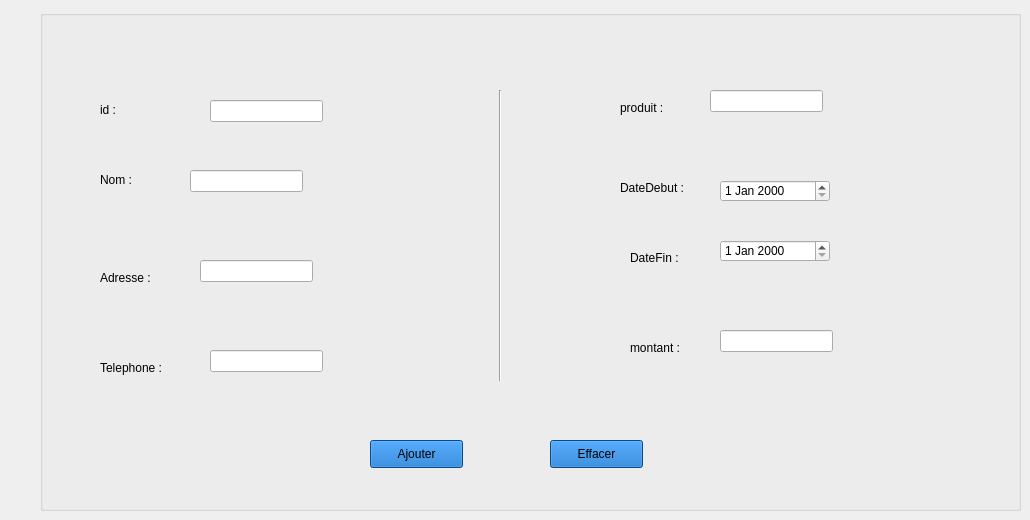
       <widget class="QWidget" name="tab_5">
        <attribute name="title">
         <string>Ajouter</string>
        </attribute>
        <widget class="QGroupBox" name="groupBox">
         <property name="geometry">
          <rect>
           <x>40</x>
           <y>10</y>
           <width>981</width>
           <height>501</height>
          </rect>
         </property>
         <property name="title">
          <string/>
         </property>
         <widget class="QLabel" name="label_31">
          <property name="geometry">
           <rect>
            <x>60</x>
            <y>90</y>
            <width>61</width>
            <height>20</height>
           </rect>
          </property>
          <property name="text">
           <string>id :</string>
          </property>
         </widget>
         <widget class="QLabel" name="label_32">
          <property name="geometry">
           <rect>
            <x>60</x>
            <y>160</y>
            <width>71</width>
            <height>20</height>
           </rect>
          </property>
          <property name="text">
           <string>Nom :</string>
          </property>
         </widget>
         <widget class="QLabel" name="label_33">
          <property name="geometry">
           <rect>
            <x>60</x>
            <y>260</y>
            <width>91</width>
            <height>16</height>
           </rect>
          </property>
          <property name="text">
           <string>Adresse :</string>
          </property>
         </widget>
         <widget class="QLabel" name="label_34">
          <property name="geometry">
           <rect>
            <x>60</x>
            <y>350</y>
            <width>91</width>
            <height>16</height>
           </rect>
          </property>
          <property name="text">
           <string>Telephone :</string>
          </property>
         </widget>
         <widget class="QLabel" name="label_35">
          <property name="geometry">
           <rect>
            <x>580</x>
            <y>90</y>
            <width>56</width>
            <height>16</height>
           </rect>
          </property>
          <property name="text">
           <string>produit :</string>
          </property>
         </widget>
         <widget class="QLabel" name="label_36">
          <property name="geometry">
           <rect>
            <x>590</x>
            <y>330</y>
            <width>56</width>
            <height>16</height>
           </rect>
          </property>
          <property name="text">
           <string>montant :</string>
          </property>
         </widget>
         <widget class="QLabel" name="label_37">
          <property name="geometry">
           <rect>
            <x>580</x>
            <y>170</y>
            <width>71</width>
            <height>16</height>
           </rect>
          </property>
          <property name="text">
           <string>DateDebut :</string>
          </property>
         </widget>
         <widget class="QLabel" name="label_38">
          <property name="geometry">
           <rect>
            <x>590</x>
            <y>240</y>
            <width>61</width>
            <height>16</height>
           </rect>
          </property>
          <property name="text">
           <string>DateFin :</string>
          </property>
         </widget>
         <widget class="QLineEdit" name="lineEdit_ajouter_id_2">
          <property name="geometry">
           <rect>
            <x>170</x>
            <y>90</y>
            <width>113</width>
            <height>22</height>
           </rect>
          </property>
         </widget>
         <widget class="QLineEdit" name="lineEdit_ajouter_nom_2">
          <property name="geometry">
           <rect>
            <x>150</x>
            <y>160</y>
            <width>113</width>
            <height>22</height>
           </rect>
          </property>
         </widget>
         <widget class="QLineEdit" name="lineEdit_ajouter_adresse_2">
          <property name="geometry">
           <rect>
            <x>160</x>
            <y>250</y>
            <width>113</width>
            <height>22</height>
           </rect>
          </property>
         </widget>
         <widget class="QLineEdit" name="lineEdit_ajouter_telephone_2">
          <property name="geometry">
           <rect>
            <x>170</x>
            <y>340</y>
            <width>113</width>
            <height>22</height>
           </rect>
          </property>
         </widget>
         <widget class="QLineEdit" name="lineEdit_ajouter_produit_2">
          <property name="geometry">
           <rect>
            <x>670</x>
            <y>80</y>
            <width>113</width>
            <height>22</height>
           </rect>
          </property>
         </widget>
         <widget class="QLineEdit" name="lineEdit_ajouter_montant_2">
          <property name="geometry">
           <rect>
            <x>680</x>
            <y>320</y>
            <width>113</width>
            <height>22</height>
           </rect>
          </property>
         </widget>
         <widget class="QDateEdit" name="dateEdit_ajouter_datedebut_2">
          <property name="geometry">
           <rect>
            <x>680</x>
            <y>170</y>
            <width>110</width>
            <height>22</height>
           </rect>
          </property>
         </widget>
         <widget class="QDateEdit" name="dateEdit_ajouter_datefin_2">
          <property name="geometry">
           <rect>
            <x>680</x>
            <y>230</y>
            <width>110</width>
            <height>22</height>
           </rect>
          </property>
         </widget>
         <widget class="QPushButton" name="pushButton_ajouter_2">
          <property name="geometry">
           <rect>
            <x>330</x>
            <y>430</y>
            <width>93</width>
            <height>28</height>
           </rect>
          </property>
          <property name="styleSheet">
           <string notr="true">   background-color: #0867c5;</string>
          </property>
          <property name="text">
           <string>Ajouter</string>
          </property>
         </widget>
         <widget class="QPushButton" name="pushButton_effacer">
          <property name="geometry">
           <rect>
            <x>510</x>
            <y>430</y>
            <width>93</width>
            <height>28</height>
           </rect>
          </property>
          <property name="styleSheet">
           <string notr="true">     background-color: #0867c5;</string>
          </property>
          <property name="text">
           <string>Effacer</string>
          </property>
         </widget>
         <widget class="Line" name="line">
          <property name="geometry">
           <rect>
            <x>450</x>
            <y>80</y>
            <width>20</width>
            <height>291</height>
           </rect>
          </property>
          <property name="orientation">
           <enum>Qt::Vertical</enum>
          </property>
         </widget>
        </widget>
       </widget>
